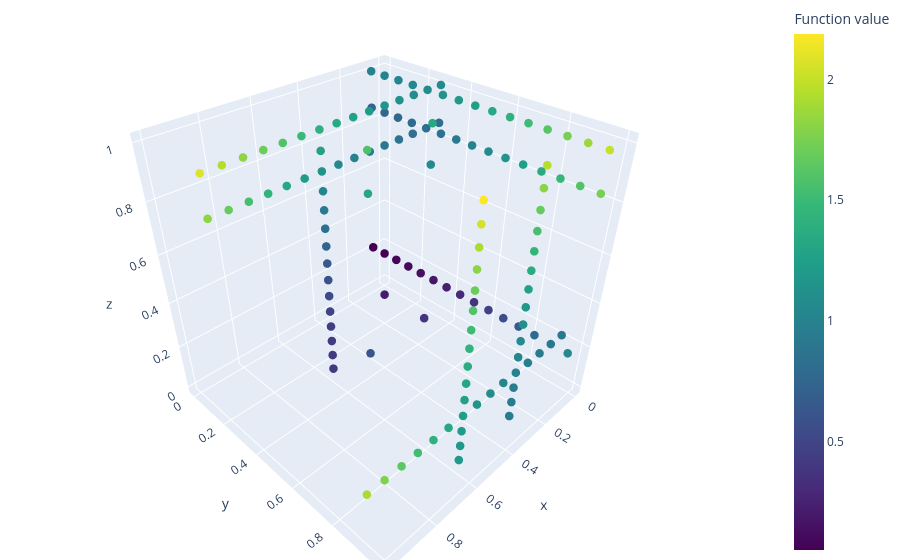

Notebook cell for this chart:
### Code cell
from tq_mtopt.grid import Grid
from tq_mtopt.plot import plot_xyz

# ------------------------------------------------------------------------
# Example: simple 3D tree-like combination of grids
#
# Conceptual TN structure:  {{{x}, {y}}, {z}}
# where x, y, z are three 1D coordinates in [0, 1].
# We:
#   1. Build primitive 1D grids for x, y, z.
#   2. Construct "up-sweep" and "down-sweep" edge grids via random subsets
#      and Cartesian products.
#   3. Build node grids A, B, C, L as combinations of primitive and edge grids.
#   4. Form a single combined Grid xyz = L + A + B + C and evaluate fun on it.
#   5. Visualize the result with plot_xyz.
# ------------------------------------------------------------------------

# Primitive grid parameters
num_points = 15  # number of points per 1D primitive grid
rank = 3  # effective rank / subset size used in this toy example

# Coordinates indices
x_coord, y_coord, z_coord = 0, 1, 2

# 1. Build primitive 1D grids for x, y, z
primitive_grids = [
    Grid(np.linspace(0.0, 1.0, num_points), coords=i)
    for i in (x_coord, y_coord, z_coord)
]

grid_x = primitive_grids[x_coord]
grid_y = primitive_grids[y_coord]
grid_z = primitive_grids[z_coord]

# ------------------------------------------------------------------------
# 2. Build incomplete edge grids via an "up-sweep" and "down-sweep"
#
# Up-sweep:
#   a_up : subset on x
#   b_up : subset on y
#   c_up : subset on (x, y)
#
# Down-sweep:
#   c_down : subset on z
#   a_down : subset on (z, y)
#   b_down : subset on (z, x)
# ------------------------------------------------------------------------

# Up-sweep
a_up = grid_x.random_subset(rank)  # edge towards x
b_up = grid_y.random_subset(rank)  # edge towards y
c_up = (a_up @ b_up).random_subset(rank)  # edge towards (x, y)

# Down-sweep
c_down = grid_z.random_subset(rank)  # edge towards z
a_down = (c_down @ b_up).random_subset(rank)  # edge towards (z, y)
b_down = (c_down @ a_up).random_subset(rank)  # edge towards (z, x)

# ------------------------------------------------------------------------
# 3. Build complete node grids
#
# A : node attached to x and (z, y)
# B : node attached to y and (z, x)
# C : node attached to z and (x, y)
# L : "logical" / root node over (x, y, z)
#
# We permute after each combination to restore sorted coordinate order.
# ------------------------------------------------------------------------

grid_A = (grid_x @ a_down).permute()
grid_B = (grid_y @ b_down).permute()
grid_C = (grid_z @ c_up).permute()
grid_L = (a_up @ b_up @ c_down).permute()

# ------------------------------------------------------------------------
# 4. Combine node grids into a single Grid and evaluate the objective
#
# '+' is the direct sum of grids with identical coords, so
# xyz contains all points from L, A, B, C stacked row-wise.
# ------------------------------------------------------------------------

xyz_grid = grid_L + grid_A + grid_B + grid_C

# fun should be defined elsewhere, e.g.:
# fun = lambda x: np.sum(x**2)
values = xyz_grid.evaluate(fun)

# ------------------------------------------------------------------------
# 5. Visualize in 3D
#
# xyz_grid has three coordinates (x, y, z), so we can use plot_xyz.
# ------------------------------------------------------------------------

fig = plot_xyz(xyz_grid, values)
fig.show()

### Figure 1 — Plotly figure (JSON) as saved in the notebook; plotly's stock layout.template omitted (floating-point values rounded to 4 significant figures; data arrays with more than 128 entries replaced by an {"elided": "..."} marker saying what was removed)
{"data": [{"marker": {"color": {"elided": "162 float values"}, "colorbar": {"title": {"text": "Function value"}}, "colorscale": [[0, "#440154"], [0.1111, "#482878"], [0.2222, "#3e4989"], [0.3333, "#31688e"], [0.4444, "#26828e"], [0.5556, "#1f9e89"], [0.6667, "#35b779"], [0.7778, "#6ece58"], [0.8889, "#b5de2b"], [1, "#fde725"]], "size": 5}, "mode": "markers", "type": "scatter3d", "x": {"elided": "162 float values"}, "y": {"elided": "162 float values"}, "z": {"elided": "162 float values"}}], "layout": {"margin": {"b": 0, "l": 0, "r": 0, "t": 0}, "scene": {"aspectmode": "cube", "xaxis": {"autorange": true, "title": {"text": "x"}}, "yaxis": {"autorange": true, "title": {"text": "y"}}, "zaxis": {"autorange": true, "title": {"text": "z"}}}}}
